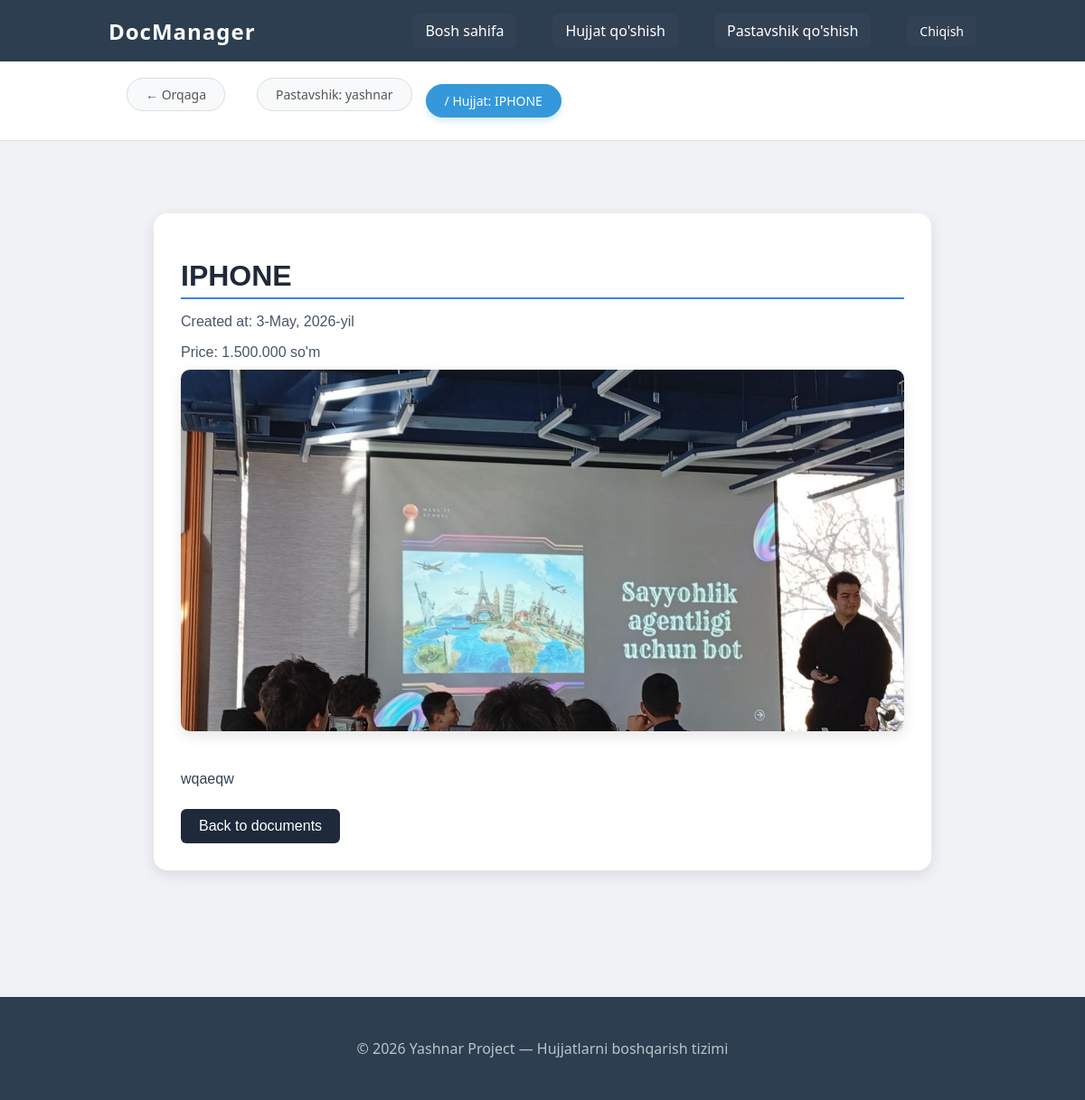
Page /document_detail/iphone12 (signed in) on the committed database.
### documents/models.py (models this page shows, shortened)
class Category(models.Model):
    user = models.ForeignKey(MainUser, on_delete=models.CASCADE, related_name="category")
    name = models.CharField(max_length=30, verbose_name="Hujjat turi")
    slug = models.SlugField(max_length=255, verbose_name="URL", db_index=True, unique=True)
    class Meta:
        verbose_name = "Hujjatlar turi - (Category)"
        verbose_name_plural = "Hujjatlar turi - (Category)"

class Documents(models.Model):
    user = models.ForeignKey(MainUser, on_delete=models.CASCADE, verbose_name="Foydalanuvchi", related_name="hujjatlar")
    category = models.ForeignKey('Category', on_delete=models.CASCADE, related_name="hujjatlar", verbose_name="Hujjat turi")
    name = models.CharField(max_length=30, verbose_name="Hujjat nomi")
    price = models.DecimalField(max_digits=16, decimal_places=2, verbose_name="Narxi")
    slug = models.SlugField(max_length=250, db_index=True, verbose_name="URL", unique=True)
    image = models.ImageField(upload_to='documents/images', verbose_name="Rasm")
    description = models.TextField(null=True, blank=True, verbose_name="Qo'shimcha ma'lumot")
    time_create = models.DateField(auto_now_add=True, verbose_name="Yaratilgan vaqti")
    time_update = models.DateField(auto_now=True, verbose_name="Yangilangan vaqti")
    class Meta:
        verbose_name = "Hujjat"
        verbose_name_plural = "Hujjatlar"

### documents/views.py (the view)
# urls.py: path('document_detail/<slug:document_slug>', DetailDocument.as_view(), name='document_detail'),
class DetailDocument(DetailView):
    model = Documents
    template_name = 'document/document_detail.html'
    context_object_name = 'doc'
    slug_url_kwarg = 'document_slug'
    def get_context_data(self, **kwargs):
        context = super().get_context_data(**kwargs)
        if self.object and self.object.category:
            context['cat_selected'] = self.object.category.slug
        else:
            context['cat_selected'] = 0
        return context
    def get_queryset(self):
        return Documents.objects.filter(user=self.request.user)

### documents/templatetags/custom_filters.py (called while the page is built)
@register.filter
def dotcomma(value):
    try:
        value = int(value)
        return f"{value:,}".replace(",", ".")
    except (ValueError, TypeError):
        return value

@register.simple_tag(name="get_cats")
def get_categories(user):
    categories = Category.objects.filter(user=user).distinct()
    return categories

### templates/document/document_detail.html (shortened to what this page needs)
{% extends 'base.html' %}
{% block content %}
{% load static %}
{% load custom_filters %}
<link rel="stylesheet" href="{% static 'documents/css/detail.css' %}">
<div class="detail-container">
    <h1 class="detail-title">{{ doc.name }}</h1>
    <p class="detail-meta">Created at: {{ doc.time_create }}</p>
    <p class="detail-meta">Price: {{ doc.price|dotcomma }} so'm</p>
    {% if doc.image %}
        <img class="detail-img" src="{{ doc.image.url }}">
    {% endif %}
    <p class="detail-description">{{ doc.description }}</p>
    <a href="{% url 'home' %}" class="btn-detail-detail">Back to documents</a>
</div>
{% endblock %}

### templates/base.html (shortened to what this page needs)
<!DOCTYPE html>
<html lang="uz">
<head>
    {% load static %}
    {% load custom_filters %}
    <link rel="stylesheet" href="{% static 'css/style.css' %}">
</head>
<body>
<header class="header">
    <div class="container header-inner">
        <h2 class="logo"><a href="/">DocManager</a></h2>
        <nav class="nav">
            <a href="/" class="nav-link">Bosh sahifa</a>
            <a href="{% url 'addpage' %}" class="nav-link">Hujjat qo'shish</a>
            <a href="{% url 'addcat' %}" class="nav-link">Pastavshik qo'shish</a>
            <a href="{% url 'logout' %}" class="logout-btn">Chiqish</a>
        </nav>
    </div>
</header>
{% get_cats request.user as categories %}
<nav class="category-bar">
    <div class="container">
        <ul class="category-list" style="list-style: none; display: flex; gap: 15px; padding: 10px 0;">
            {% if cat_selected == 0 %}
                <li class="cat-item active"><strong>Barchasi</strong></li>
                {% for cat in categories %}
                    <li><a href="/?cat={{ cat.slug }}" class="cat-item">{{ cat.name }}</a></li>
                {% endfor %}
            {% else %}
                <li><a href="/" class="cat-item">← Orqaga</a></li>
                {% for cat in categories %}
                    {% if cat.slug == cat_selected %}
                        {% if doc %}
                            <li><a href="/?cat={{ cat.slug }}" class="cat-item">Pastavshik: {{ cat.name }}</a></li>
                            <li class="cat-item active"> / Hujjat: {{ doc.name }}</li>
                        {% else %}
                            <li class="cat-item active"><strong>Pastavshik: {{ cat.name }}</strong></li>
                        {% endif %}
                    {% endif %}
                {% endfor %}
            {% endif %}
        </ul>
    </div>
</nav>
<main class="container main-content">
    {% block content %}{% endblock %}
</main>
<footer class="footer">
    <div class="container">
        <p>© 2026 Yashnar Project — Hujjatlarni boshqarish tizimi</p>
    </div>
</footer>
</body>
</html>

### static/css/style.css (style rules this page uses)
body { margin:0; font-family: Arial, sans-serif; background:#f4f6f8; }
.container { width:80%; margin:auto; }
.header { background:#1e293b; color:white; padding:15px 0; }
.logo { display:inline-block; }
nav { float:right; }
nav a { color:white; text-decoration:none; margin-left:20px; }
.footer { margin-top:50px; text-align:center; padding:20px; background:#e5e7eb; }
body { margin:0; font-family: Arial, sans-serif; background:#f4f6f8; display:flex; flex-direction:column; min-height:100vh; }
main { flex:1; }
.header { background:#1e293b; padding:15px 0; }
.header-inner { display:flex; justify-content:space-between; align-items:center; }
.logo { color:white; margin:0; }
.nav { display:flex; gap:15px; }
.nav a { color:white; text-decoration:none; padding:8px 14px; border-radius:6px; background:#334155; }
.container { max-width: 1100px; margin: 0 auto; padding: 0 20px; }
.header { background-color: #1a237e; color: white; padding: 15px 0; }
.header-inner { display: flex; justify-content: space-between; align-items: center; }
.logo { margin: 0; font-size: 24px; }
.nav a { color: white; text-decoration: none; margin-left: 20px; font-weight: 500; }
.category-bar { background-color: #f5f5f5; border-bottom: 1px solid #ddd; padding: 12px 0; margin-bottom: 20px; }
.category-list { display: flex; gap: 12px; list-style: none; padding: 0; margin: 0; }
.cat-item { text-decoration: none; color: #444; padding: 6px 18px; background: white; border: 1px solid #ccc; border-radius: 20px; font-size: 14px; transition: 0.3s; }
.cat-item:hover, .cat-item.active { background-color: #007bff; color: white; border-color: #007bff; }
body { font-family: 'Segoe UI', Tahoma, Geneva, Verdana, sans-serif; margin: 0; padding: 0; background-color: #f0f2f5; color: #333; }
.header { background-color: #2c3e50; color: white; padding: 15px 0; box-shadow: 0 2px 10px rgba(0,0,0,0.1); }
.logo a { color: white; text-decoration: none; font-weight: bold; letter-spacing: 1px; }
.nav { display: flex; align-items: center; gap: 20px; }
.nav-link { color: #bdc3c7; text-decoration: none; transition: 0.3s; }
.logout-btn { background-color: #e74c3c; color: white; padding: 8px 15px; border-radius: 5px; text-decoration: none; font-size: 14px; }
.category-bar { background: white; padding: 15px 0; border-bottom: 1px solid #ddd; margin-bottom: 30px; position: sticky; top: 0; z-index: 100; }
.category-list { display: flex; gap: 12px; overflow-x: auto; padding-bottom: 5px; }
.cat-item { text-decoration: none; color: #555; padding: 8px 20px; background: #f8f9fa; border: 1px solid #ddd; border-radius: 25px; font-size: 14px; white-space: nowrap; transition: 0.3s; }
.cat-item:hover, .cat-item.active { background-color: #3498db; color: white; border-color: #3498db; box-shadow: 0 4px 6px rgba(52, 152, 219, 0.2); }
.main-content { min-height: 70vh; }
.footer { text-align: center; padding: 30px 0; background-color: #2c3e50; color: #bdc3c7; margin-top: 50px; }

### documents/static/documents/css/detail.css (style rules this page uses)
.detail-container { max-width: 800px; margin: 50px auto; padding: 30px; background: #ffffff; border-radius: 15px; box-shadow: 0 5px 15px rgba(0,0,0,0.1); font-family: Arial, sans-serif; }
.detail-title { font-size: 2rem; color: #1e293b; margin-bottom: 15px; border-bottom: 2px solid #3b82f6; padding-bottom: 5px; }
.detail-meta { font-size: 1rem; color: #475569; margin-bottom: 10px; }
.detail-img { width: 100%; max-height: 400px; object-fit: cover; border-radius: 10px; margin-bottom: 20px; box-shadow: 0 5px 15px rgba(0,0,0,0.1); transition: transform 0.3s ease; }
.detail-description { font-size: 1rem; color: #334155; line-height: 1.6; margin-bottom: 20px; }
.btn-detail-detail { display: inline-block; padding: 10px 20px; background-color: #1e293b; color: #fff; text-decoration: none; border-radius: 6px; border: none; text-align: center; cursor: pointer; transition: background 0.2s ease; }

### rows in the picture
Category: name "yashnar"
Documents: name "IPHONE", time_create "3-May, 2026-yil", price|dotcomma "1.500.000", image (picture), description "wqaeqw"
